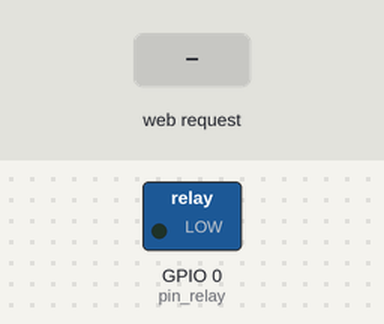
The sketch below on a simulated ESP8266 (NodeMCU). On the bench: switched loads named in the sketch (green lamp = pin HIGH). The inputs (shaded band) are chosen by the test bench. WiFi joins after 1.5 s; servers stay silent unless stated; what the sketch prints to the serial monitor is not drawn.

Above: at 2.7 s.
2.8 s: HTTP request GET /pin_relay=OFF received
At 3.7 s:
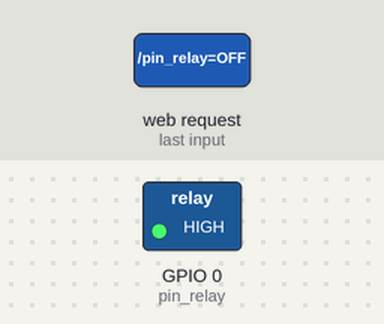
4.3 s: HTTP request GET /pin_relay=ON received
At 4.9 s:
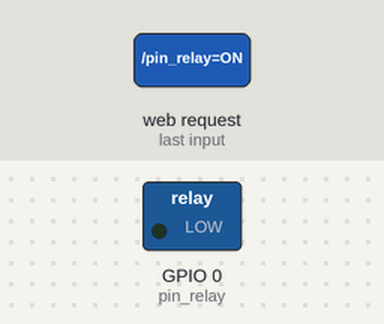
Timing chart, 0 to 7.3 s (numbered marks = the images above; inputs shaded):
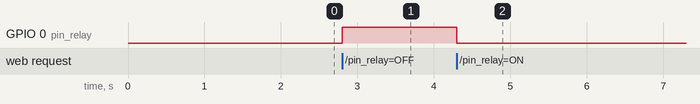

Measured:
- after the input at 2.8 s, GPIO 0 (pin_relay): LOW → HIGH at once
- after the input at 4.3 s, GPIO 0 (pin_relay): HIGH → LOW at once

The sketch:

air_switch_v1.0_beta1.ino
```cpp
//www.nyebarilmu.com

#include <ESP8266WiFi.h>

const char* ssid = "SMK BP OFFICE 2"; // Isi dengan nama wifi anad
const char* password = "jagalahhati"; //wifi password nya
WiFiServer server(80);

#define pin_relay 0 // pin relaya pada GPIO0

void setup()
{
  Serial.begin(115200); //baud komunikasi

  pinMode(pin_relay,OUTPUT); //didefinisikan sebagai output
  digitalWrite(pin_relay, LOW); //nilai awalnya low = tidak aktif

  //Memulai menghubungkan ke wifi
  Serial.println();
  Serial.println();
  Serial.print("Menghubungkan dengan wifi...");
  Serial.println(ssid);

 //prosedur koneksi ke wifi yang dijadikan target dan password
  WiFi.begin(ssid, password);

  while (WiFi.status() != WL_CONNECTED)
  {
    delay(500);
    Serial.print("."); //..........
  }
  Serial.println("");
  Serial.println("terhubung ke WiFi Anda");
  server.begin();
  Serial.println("Siap digunakan");

  //menampilkan alamat IP address
  Serial.print("Gunakan IP ini sebagai kendali Relay : ");
  Serial.print("https://192.168.0.100/"); //ketikan di browser hp atau komputer
  Serial.print(WiFi.localIP());
  Serial.println("/");

}

void loop()
{
  //cek kondisi jika terhubung dengan module
  WiFiClient client = server.available();
  if (!client)
  {
    return;
  }

  // menunggu sampai module relay programming kirim data
  Serial.println("Client Baru");
  while(!client.available())
  {
    delay(1);
  }

  String request = client.readStringUntil('\r');
  Serial.println(request);
  client.flush();

  // Mencocokan permintaan awal
  int value = LOW;
  if (request.indexOf("/pin_relay=ON") != -1)
  {
    Serial.println("Kondisi_Relay=ON");
    digitalWrite(pin_relay,LOW);
    value = LOW;
  }
  if (request.indexOf("/pin_relay=OFF") != -1)
  {
    Serial.println("Kondisi_Relay=OFF");
    digitalWrite(pin_relay,HIGH);
    value = HIGH;
  }

  client.println("HTTP/1.1 200 OK");
  client.println("Content-Type: text/html");
  client.println(""); //  this is a must
  client.println("<!DOCTYPE HTML>");
  client.println("<html>");
  client.println("<head><title>Air Switch v1.0</title></head>");
  client.println("<h1 align='center'>Selamat Datang</h1>");
  client.println("<p align='center'>Ini adalah Dashboard <b>Air Switch v1.0</b></p>");
  client.println("<hr><br>");
  client.println("<p align='center'><b>Status : ");
  if(value == HIGH)
  {
    client.print("OFF");
  }
  else
  {
    client.print("ON");
  }
  client.println("</b></p>");
  client.println("<br>");
  client.println("<div align='center'>");
  client.println("<button><a href=\"/pin_relay=OFF\">OFF</a></button>");
  client.println("<br><br>");
  client.println("<button><a href=\"/pin_relay=ON\">ON</a></button>");
  client.println("</div>");
  client.println("</html>");

  delay(1);
  Serial.println("Client disonnected");
  Serial.println("");
}
```
